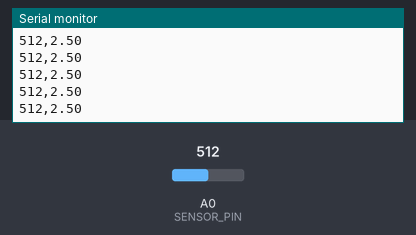
Recording of a sketch running on a simulated Arduino Uno, built with avr-gcc and run on an emulated ATmega328P. On the bench: the last lines printed to the serial monitor. The test bench sets the inputs (shaded band); at power-on: A0 (SENSOR_PIN) = 512.

Above: at 2.7 s.
2.8 s: A0 (SENSOR_PIN) set to 982
At 3.6 s:
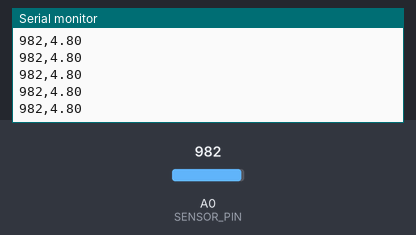
4.3 s: A0 (SENSOR_PIN) set to 1013
At 5.0 s:
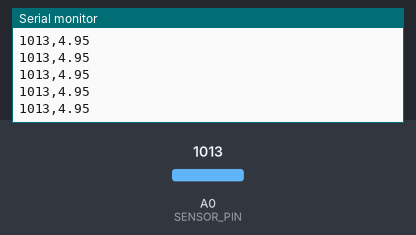
Timing chart, 0 to 7.3 s (numbered marks = the images above; inputs shaded):
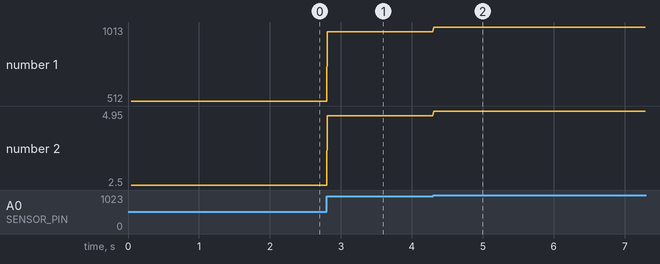

The sketch:

Block_01_ADC_BasicRead.ino
```cpp
// BLOCK 01 — ADC Basic Read
// Reads any analog sensor on pin A0 and converts to voltage.
// BOARD: Arduino Uno / Nano (10-bit ADC)
// WIRING: Sensor OUT -> A0 | VCC -> 5V | GND

const int   SENSOR_PIN  = A0;
const int   ADC_MAX     = 1023;
const float VREF        = 5.0;
const int   SAMPLE_RATE = 10;

void setup() {
  Serial.begin(9600);
  Serial.println("# Block 01 — ADC Basic Read");
  Serial.println("# Raw,Voltage");
}

void loop() {
  int rawValue = analogRead(SENSOR_PIN);
  float voltage = (rawValue / (float)ADC_MAX) * VREF;

  Serial.print(rawValue);
  Serial.print(",");
  Serial.println(voltage);

  delay(SAMPLE_RATE);
}
```

Measured:
- after the input at 2.8 s, the serial monitor: prints a new line at once (image 1)
- after the input at 4.3 s, the serial monitor: prints a new line at once (image 2)
- plotted number 1: 512 → 982 after the input at 2.8 s, 982 → 1013 after the input at 4.3 s
- plotted number 2: 2.5 → 4.8 after the input at 2.8 s, 4.8 → 4.95 after the input at 4.3 s
